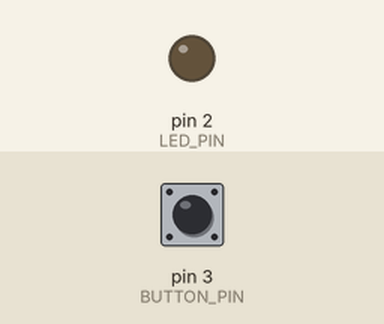
The program below on a simulated Arduino Uno, built with avr-gcc and run on an emulated ATmega328P. On the bench: output pins drawn as LEDs (lit = HIGH). The inputs (shaded band) are chosen by the test bench; at power-on: pin 3 (BUTTON_PIN) HIGH.

Above: at 1.2 s.
1.3 s: pin 3 (BUTTON_PIN) pulled LOW for 0.15 s
At 1.37 s:
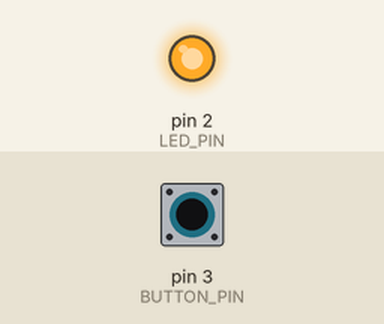
2.9 s: pin 3 (BUTTON_PIN) pulled LOW for 3.2 s
At 7.3 s:
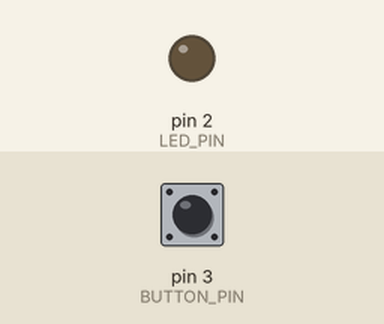
Timing chart, 0 to 8.8 s (numbered marks = the images above; inputs shaded):
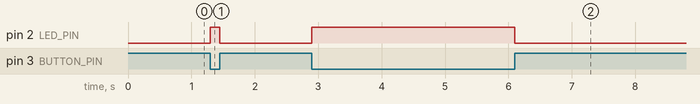

The program:

main.cpp
```cpp
/**
 * LED con pulsador (Modo Pulsador)
 *
 * Este programa hace que un LED externo se encienda solo mientras
 * el pulsador esté presionado. Al soltarlo, el LED se apaga.
 */

 #include "Arduino.h" // Omitir esta línea en TinkerCAD

 // Definir pines de conexión
 #define LED_PIN 2      // LED externo conectado al pin 2 con una resistencia de 220Ω
 #define BUTTON_PIN 3   // Pulsador conectado al pin 3

 void setup() {
   pinMode(LED_PIN, OUTPUT);         // Configurar el LED como salida
   pinMode(BUTTON_PIN, INPUT_PULLUP); // Configurar el pulsador como entrada con resistencia pull-up interna
 }

 void loop() {
   // Leer el estado del pulsador
   bool estadoBoton = digitalRead(BUTTON_PIN);

   // Si el botón está presionado (LOW), encender el LED
   if (estadoBoton == LOW) {
     digitalWrite(LED_PIN, HIGH); // Enciende el LED
   } else {
     digitalWrite(LED_PIN, LOW); // Apaga el LED al soltar el botón
   }
 }
 
```

Measured:
- after the input at 1.3 s, pin 2 (LED_PIN): LOW → HIGH at once, → LOW 0.15 s later
- after the input at 2.9 s, pin 2 (LED_PIN): LOW → HIGH at once, → LOW 3.2 s later
